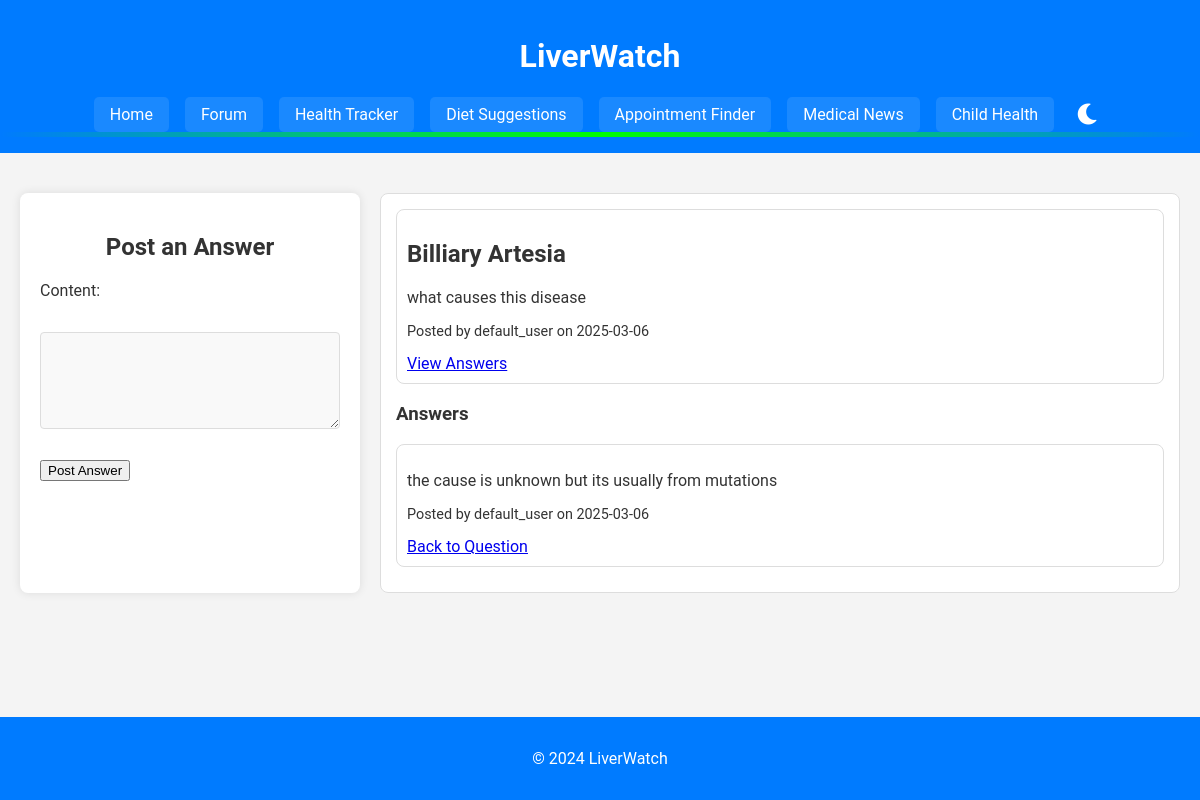
Screenshot of /question/1 with the database file from the repository.
### models.py (models this page shows, shortened)
class Question(db.Model):
    id = db.Column(db.Integer, primary_key=True)
    title = db.Column(db.String(200), nullable=False)
    content = db.Column(db.Text, nullable=False)
    date_posted = db.Column(db.DateTime, default=db.func.now())
    user_id = db.Column(db.Integer, db.ForeignKey('user.id'), nullable=False)
    user = db.relationship('User', backref=db.backref('questions', lazy=True))

class User(db.Model):
    id = db.Column(db.Integer, primary_key=True)
    username = db.Column(db.String(80), unique=True, nullable=False)
    email = db.Column(db.String(120), unique=True, nullable=False)

class Answer(db.Model):
    id = db.Column(db.Integer, primary_key=True)
    content = db.Column(db.Text, nullable=False)
    date_posted = db.Column(db.DateTime, default=db.func.now())
    question_id = db.Column(db.Integer, db.ForeignKey('question.id'), nullable=False)
    user_id = db.Column(db.Integer, db.ForeignKey('user.id'), nullable=False)
    question = db.relationship('Question', backref=db.backref('answers', lazy=True))
    user = db.relationship('User', backref=db.backref('answers', lazy=True))

### app.py (the view, shortened to what this page needs)
@app.route('/question/<int:question_id>', methods=['GET', 'POST'])
def question_detail(question_id):
    question = Question.query.get_or_404(question_id)
    form = AnswerForm()
    return render_template('question_detail.html', question=question, form=form)

### forms.py
class AnswerForm(FlaskForm):
    content = TextAreaField('Content', validators=[DataRequired()])
    submit = SubmitField('Post Answer')

### templates/question_detail.html (shortened to what this page needs)
{% extends "base.html" %}
{% block content %}
<div class="forum-container">
    <section class="new-answer-form">
        <h2>Post an Answer</h2>
        <form method="post">
            <label for="content">Content:</label><br>
            {{ form.content(rows="5", cols="50", required=true) }}<br><br>
            {{ form.submit() }}
        </form>
    </section>
    <section class="question-answers">
        <div class="question-card">
            <article class="question-detail">
                <h2 id="question">{{ question.title }}</h2>
                <p>{{ question.content }}</p>
                <p class="meta">Posted by {{ question.user.username }} on {{ question.date_posted.strftime('%Y-%m-%d') }}</p>
                <a href="#answers">View Answers</a>
            </article>
            <section class="answers" id="answers">
                <h3>Answers</h3>
                {% for answer in question.answers %}
                <div class="answer-card">
                    <p>{{ answer.content }}</p>
                    <p class="meta">Posted by {{ answer.user.username }} on {{ answer.date_posted.strftime('%Y-%m-%d') }}</p>
                    <a href="#question">Back to Question</a>
                </div>
                {% endfor %}
            </section>
        </div>
    </section>
</div>
{% endblock %}

### static/style.css (style rules this page uses)
body { font-family: 'Roboto', sans-serif; margin: 0; padding: 0; background-color: #f4f4f4; color: #333; transition: background-color 0.3s, color 0.3s; }
.forum-container { display: flex; justify-content: space-between; gap: 20px; }
.new-question-form, .new-answer-form { flex: 1; max-width: 300px; margin: 20px 0; padding: 20px; background-color: #fff; border-radius: 8px; box-shadow: 0 0 10px rgba(0, 0, 0, 0.1); }
.new-question-form h2, .new-answer-form h2 { text-align: center; color: #333; }
.new-question-form label, .new-answer-form label { display: block; margin-bottom: 5px; color: #333; }
.new-question-form input[type="text"], .new-question-form textarea, .new-answer-form textarea { width: 100%; padding: 10px; margin: 8px 0; border: 1px solid #ddd; border-radius: 4px; box-sizing: border-box; background-color: #f9f9f9; }
.questions, .question-answers { flex: 2; max-width: 800px; margin: 20px 0; height: 400px; overflow-y: auto; }
.question-card { border: 1px solid #ddd; border-radius: 8px; padding: 15px; background-color: white; margin-bottom: 20px; transition: background-color 0.3s, box-shadow 0.3s; }
.question-detail, .answer-card { border: 1px solid #ddd; border-radius: 8px; padding: 10px; background-color: white; margin-bottom: 10px; transition: background-color 0.3s, box-shadow 0.3s; }
.question-detail p, .answer-card p { color: #333; }
.meta { font-size: 0.9em; color: #777; }

### rows the page displays
Question: title "Billiary Artesia", content "what causes this disease", date_posted "2025-03-06"
User: user.username "default_user"
Answer: content "the cause is unknown but its usually from mutations", user.username "default_user", date_posted "2025-03-06"
